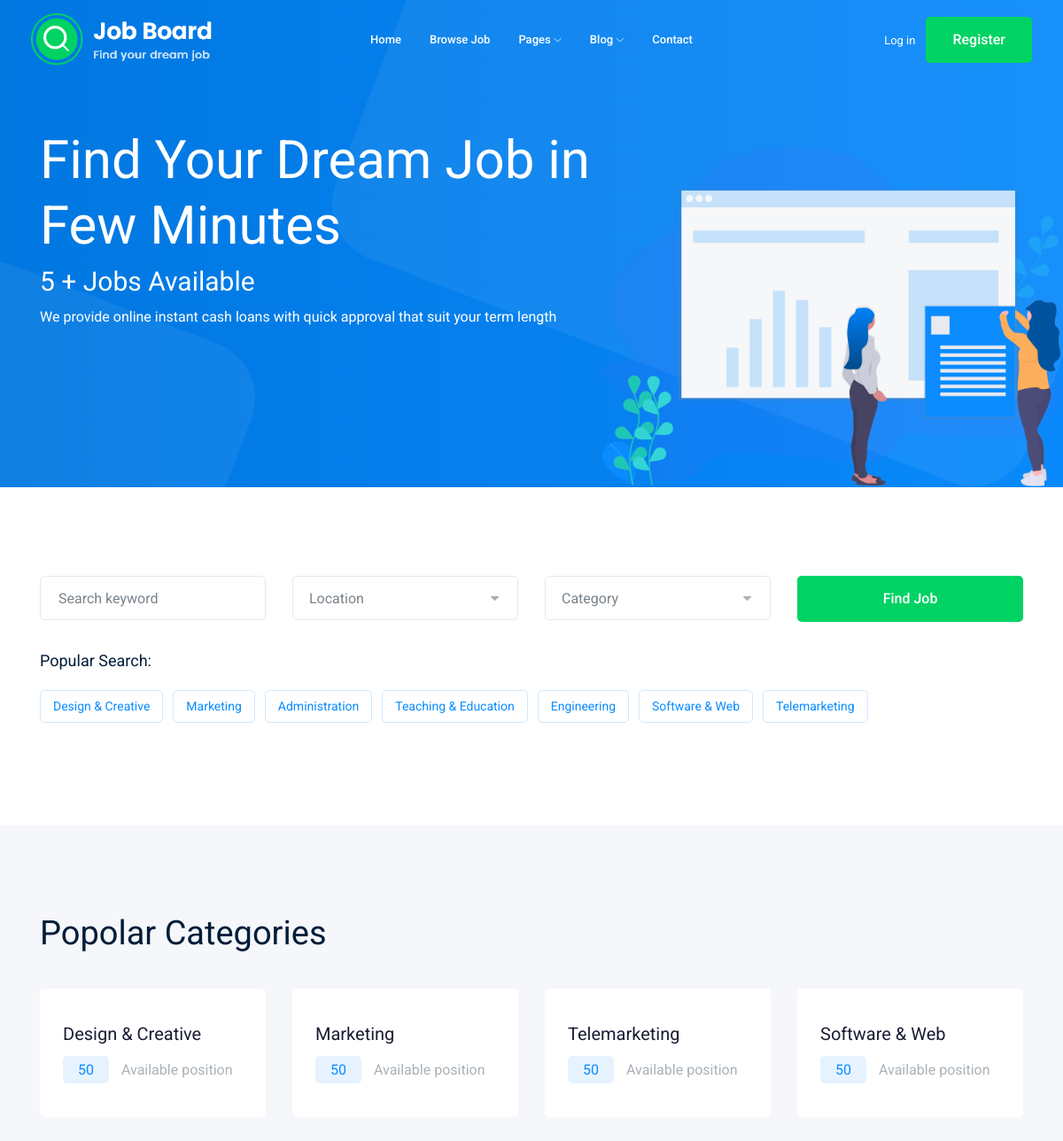
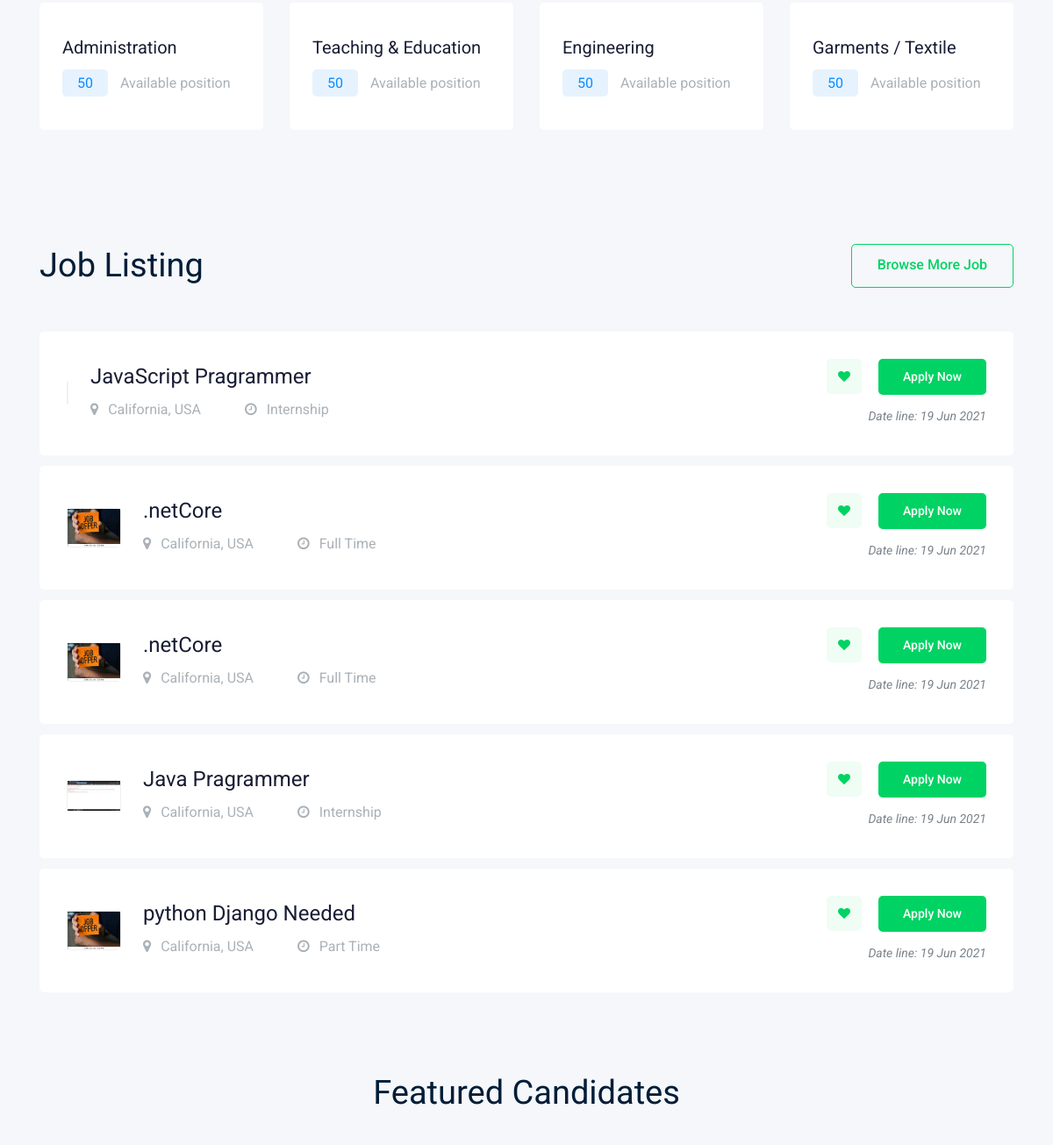
The app's page / (upper part), older data (2 pictures, top to bottom).
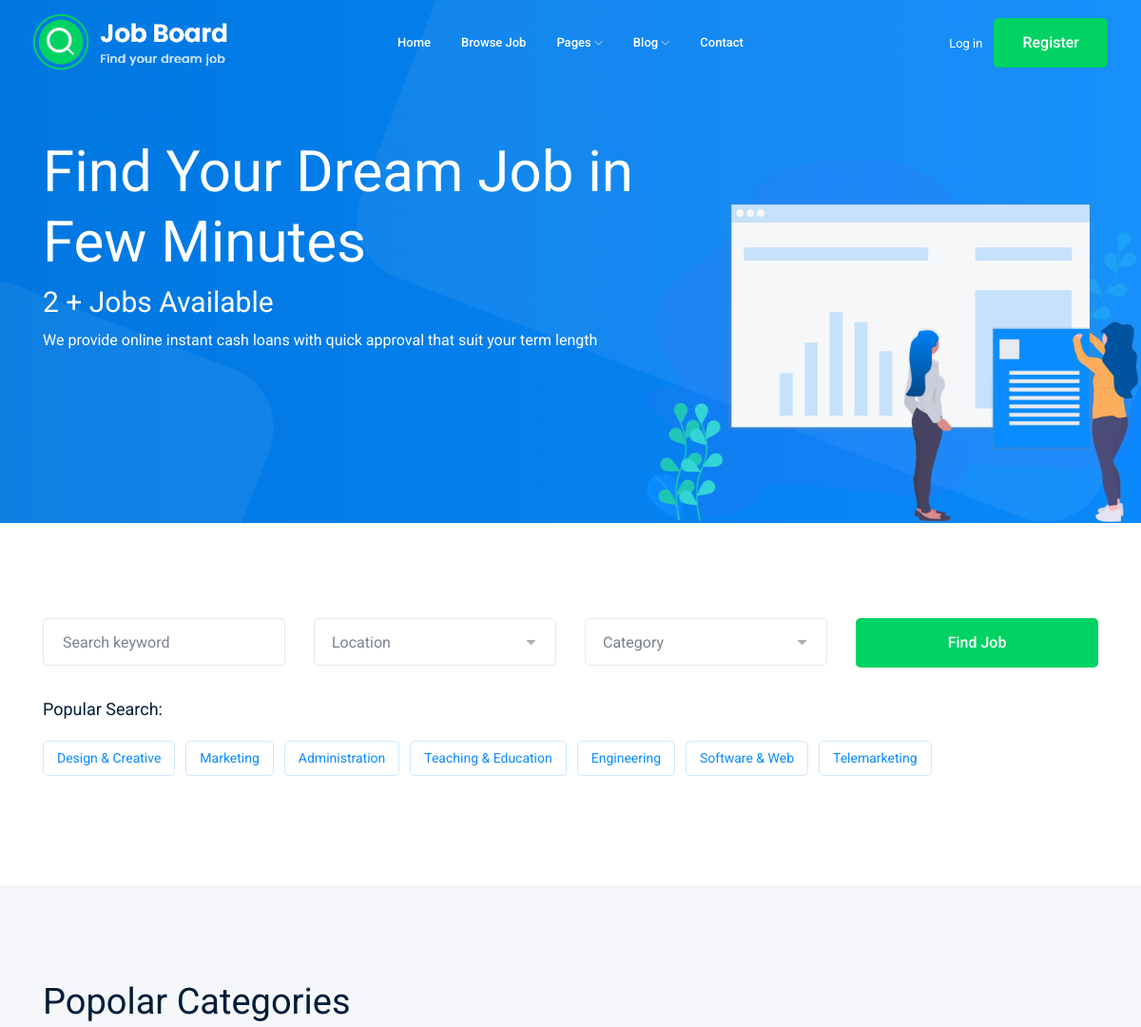
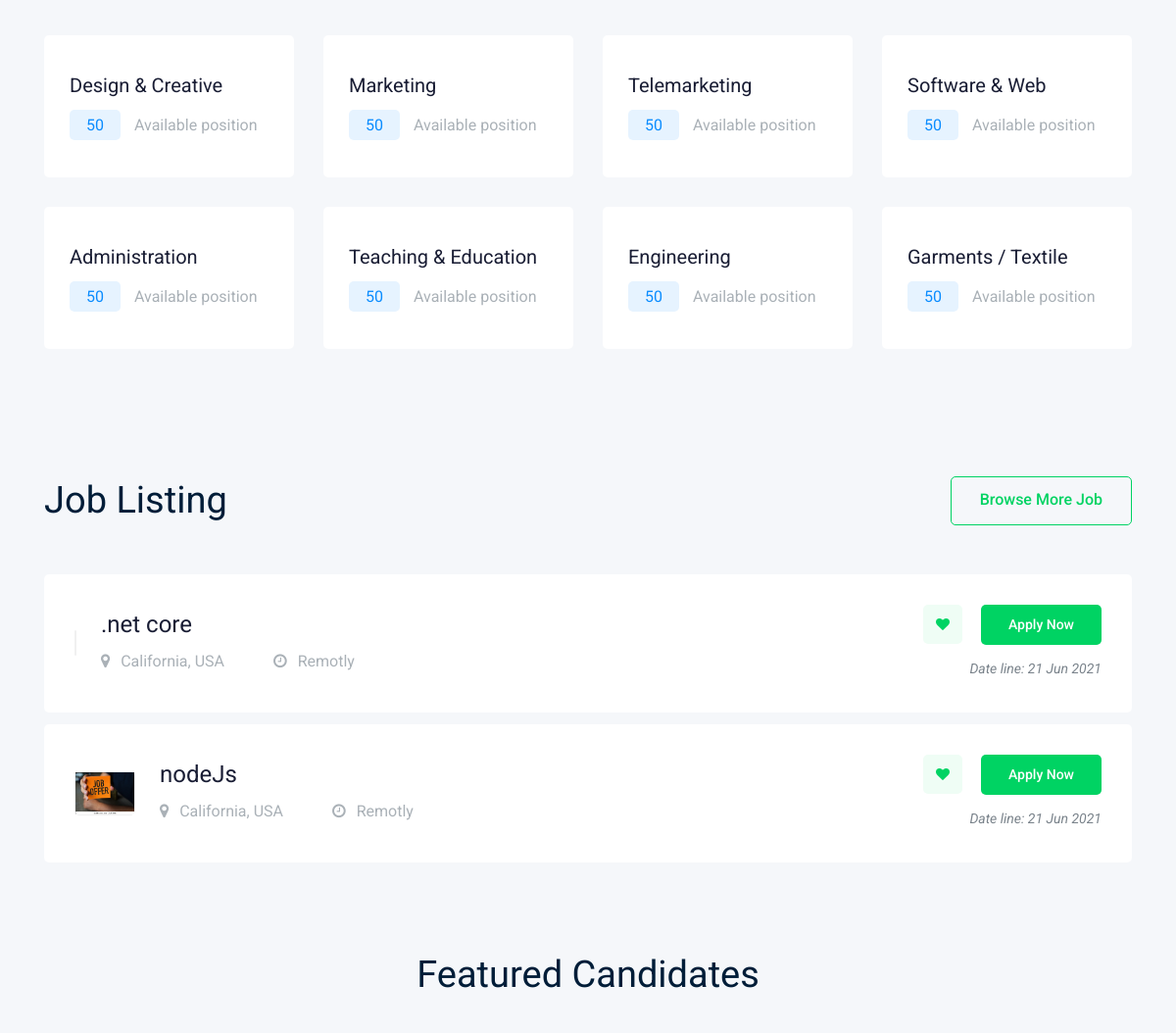
The same page, newer data (2 pictures, top to bottom).
### job/models.py (models this page shows, shortened)
class Job(models.Model):
	employer = models.ForeignKey(User,  on_delete=models.CASCADE)
	title = models.CharField(max_length=50)
	job_type = models.CharField(max_length=50,choices = jobType)
	Description = models.TextField(max_length = 1000)
	publishedAt = models.DateTimeField(auto_now=True)
	Vacancy = models.IntegerField(default=1)
	salary = models.IntegerField(default=0)
	exp = models.IntegerField(default=1)
	cat = models.ForeignKey(Category,verbose_name = "Category Name", on_delete=models.CASCADE)
	image = models.ImageField(upload_to="media/jobs/", default='media/default/job-offer-on-orange-note-260nw-752376046.jpg')
	slug = models.SlugField(blank=True,null=True)

### home/views.py (the view)
# urls.py: path("",views.home,name="blog")
def home(request):
        jobs = Job.objects.all()
        jobs = jobs[:10]
        return render(request,'home/index.html', {'jobs':jobs})

### home/templates/home/index.html (shortened to what this page needs)
{% extends 'base.html' %}
{% load static%}
{% load bootstrap4 %}
{% block headerIndex %}
    <div class="slider_area">
        <div class="single_slider  d-flex align-items-center slider_bg_1">
            <div class="container">
                <div class="row align-items-center">
                    <div class="col-lg-7 col-md-6">
                        <div class="slider_text">
                            <h3 class="wow fadeInLeft" data-wow-duration="1s" data-wow-delay=".3s">Find Your Dream Job in Few Minutes</h3>
                            <h5 class="wow fadeInLeft" data-wow-duration="1s" data-wow-delay=".2s">{{jobs|length}} + Jobs Available</h5>
                            <p class="wow fadeInLeft" data-wow-duration="1s" data-wow-delay=".4s">We provide online instant cash loans with quick approval that suit your term length</p>
                        </div>
                    </div>
                </div>
            </div>
        </div>
        <div class="ilstration_img wow fadeInRight d-none d-lg-block text-right" data-wow-duration="1s" data-wow-delay=".2s">
            <img src="img/banner/illustration.png" alt="">
        </div>
    </div>
{% endblock headerIndex %}
{% block body %}
    <div class="catagory_area">
        <div class="container">
            <div class="row cat_search">
                <div class="col-lg-3 col-md-4">
                    <div class="single_input">
                        <input type="text" placeholder="Search keyword">
                    </div>
                </div>
                <div class="col-lg-3 col-md-4">
                </div>
                <div class="col-lg-3 col-md-4">
                </div>
                <div class="col-lg-3 col-md-12">
                    <div class="job_btn">
                        <a href="#" class="boxed-btn3">Find Job</a>
                    </div>
                </div>
            </div>
            <div class="row">
                <div class="col-lg-12">
                    <div class="popular_search d-flex align-items-center">
                        <span>Popular Search:</span>
                        <ul>
                            <li><a href="#">Design & Creative</a></li>
                            <li><a href="#">Marketing</a></li>
                            <li><a href="#">Administration</a></li>
                            <li><a href="#">Teaching & Education</a></li>
                            <li><a href="#">Engineering</a></li>
                            <li><a href="#">Software & Web</a></li>
                            <li><a href="#">Telemarketing</a></li>
                        </ul>
                    </div>
                </div>
            </div>
        </div>
    </div>
    <div class="popular_catagory_area">
        <div class="container">
            <div class="row">
                <div class="col-lg-12">
                    <div class="section_title mb-40">
                        <h3>Popolar Categories</h3>
                    </div>
                </div>
            </div>
            <div class="row">
                <div class="col-lg-4 col-xl-3 col-md-6">
                    <div class="single_catagory">
                        <a href="jobs.html"><h4>Design & Creative</h4></a>
                        <p> <span>50</span> Available position</p>
                    </div>
                </div>
                <div class="col-lg-4 col-xl-3 col-md-6">
                    <div class="single_catagory">
                        <a href="jobs.html"><h4>Marketing</h4></a>
                        <p> <span>50</span> Available position</p>
                    </div>
                </div>
                <div class="col-lg-4 col-xl-3 col-md-6">
                    <div class="single_catagory">
                        <a href="jobs.html"><h4>Telemarketing</h4></a>
                        <p> <span>50</span> Available position</p>
                    </div>
                </div>
                <div class="col-lg-4 col-xl-3 col-md-6">
                    <div class="single_catagory">
                        <a href="jobs.html"><h4>Software & Web</h4></a>
                        <p> <span>50</span> Available position</p>
                    </div>
                </div>
                <div class="col-lg-4 col-xl-3 col-md-6">
                    <div class="single_catagory">
                        <a href="jobs.html"><h4>Administration</h4></a>
                        <p> <span>50</span> Available position</p>
                    </div>
                </div>
                <div class="col-lg-4 col-xl-3 col-md-6">
                    <div class="single_catagory">
                        <a href="jobs.html"><h4>Teaching & Education</h4></a>
                        <p> <span>50</span> Available position</p>
                    </div>
                </div>
                <div class="col-lg-4 col-xl-3 col-md-6">
                    <div class="single_catagory">
                        <a href="jobs.html"><h4>Engineering</h4></a>
                        <p> <span>50</span> Available position</p>
                    </div>
                </div>
                <div class="col-lg-4 col-xl-3 col-md-6">
                    <div class="single_catagory">
                        <a href="jobs.html"><h4>Garments / Textile</h4></a>
                        <p> <span>50</span> Available position</p>
                    </div>
                </div>
            </div>
        </div>
    </div>
    <div class="job_listing_area">
        <div class="container">
            <div class="row align-items-center">
                <div class="col-lg-6">
                    <div class="section_title">
                        <h3>Job Listing</h3>
                    </div>
                </div>
                <div class="col-lg-6">
                    <div class="brouse_job text-right">
                        <a href="jobs.html" class="boxed-btn4">Browse More Job</a>
                    </div>
                </div>
            </div>
            <div class="job_lists">
                <div class="row">
			{% for job in jobs %}
			<div class="col-lg-12 col-md-12">
			    <div class="single_jobs white-bg d-flex justify-content-between">
				<div class="jobs_left d-flex align-items-center">
				    <div class="thumb">
					<img src="{{job.image.url}}" width="60px" alt="">
				    </div>
				    <div class="jobs_conetent">
					<a href="{% url 'jobs:jobDetail' job.slug %}"><h4>{{job.title}}</h4></a>
					<div class="links_locat d-flex align-items-center">
					    <div class="location">
						<p> <i class="fa fa-map-marker"></i> California, USA</p>
					    </div>
					    <div class="location">
						<p> <i class="fa fa-clock-o"></i> {{job.job_type}}</p>
					    </div>
					</div>
				    </div>
				</div>
				<div class="jobs_right">
				    <div class="apply_now">
					<a class="heart_mark" href="#"> <i class="fa fa-heart"></i> </a>
					<a href="{% url 'jobs:jobDetail' job.slug %}" class="boxed-btn3">Apply Now</a>
				    </div>
				    <div class="date">
					<p>Date line: {{job.publishedAt |date:'d M o'}}</p>
				    </div>
				</div>
			    </div>
			</div>
			{% endfor %}
                </div>
            </div>
        </div>
    </div>
    <div class="featured_candidates_area">
        <div class="container">
            <div class="row">
                <div class="col-lg-12">
                    <div class="section_title text-center mb-40">
                        <h3>Featured Candidates</h3>
                    </div>
                </div>
            </div>
        </div>
    </div>
{% endblock body %}

### templates/base.html (shortened to what this page needs)
{% load static%}
<!doctype html>
<html class="no-js" lang="zxx">
<head>
    <link rel="stylesheet" href="{% static 'css/bootstrap.min.css' %}">
    <link rel="stylesheet" href="{% static 'css/owl.carousel.min.css' %}">
    <link rel="stylesheet" href="{% static 'css/magnific-popup.css">
    <link rel="stylesheet" href="{% static 'css/font-awesome.min.css' %}">
    <link rel="stylesheet" href="{% static 'css/themify-icons.css' %}">
    <link rel="stylesheet" href="{% static 'css/nice-select.css' %}">
    <link rel="stylesheet" href="{% static 'css/flaticon.css' %}">
    <link rel="stylesheet" href="{% static 'css/jquery-ui.css' %}">
    <link rel="stylesheet" href="{% static 'css/gijgo.css' %}">
    <link rel="stylesheet" href="{% static 'css/animate.min.css' %}">
    <link rel="stylesheet" href="{% static 'css/slicknav.css' %}">
    <link rel="stylesheet" href="{% static 'css/style.css'%}">
</head>
<body>
    <header>
        <div class="header-area ">
            <div id="sticky-header" class="main-header-area">
                <div class="container-fluid ">
                    <div class="header_bottom_border">
                        <div class="row align-items-center">
                            <div class="col-xl-3 col-lg-2">
                                <div class="logo">
                                    <a href="{% url 'home:index' %}">
                                        <img src="{% static 'img/logo.png' %}" alt="">
                                    </a>
                                </div>
                            </div>
                            <div class="col-xl-6 col-lg-7">
                                <div class="main-menu  d-none d-lg-block">
                                    <nav>
                                        <ul id="navigation">
                                            <li><a href="{% url 'home:index' %}">home</a></li>
                                            <li><a href="{% url 'jobs:jobList' %}">Browse Job</a></li>
                                            <li><a href="#">pages <i class="ti-angle-down"></i></a>
                                            </li>
                                            <li><a href="#">blog <i class="ti-angle-down"></i></a>
                                            </li>
                                            <li><a href="contact.html">Contact</a></li>
                                        </ul>
                                    </nav>
                                </div>
                            </div>
                            <div class="col-xl-3 col-lg-3 d-none d-lg-block">
                                {% if user.is_authenticated %}
                                   <div class="Appointment">
                                    <div class="dropdown mr-5">
                                        <button class="btn btn-outline-success text-light dropdown-toggle"  type="button" id="dropdownMenuButton" data-toggle="dropdown" aria-haspopup="true" aria-expanded="false">
                                            <img src="{{request.user.image.url}}" alt="">
                                            {{request.session.username}}
                                        </button>
                                        <div class="dropdown-menu bg-dark" aria-labelledby="dropdownMenuButton">
                                          <a class="dropdown-item" href="{% url 'home:user_profile' request.session.username %}">Profile</a>
                                          <a class="dropdown-item" href="#">Another action</a>
                                          <div class="dropdown-divider"></div>
                                          <a class="dropdown-item b-danger" href="{% url 'accounts:logout' %}">Logout</a>
                                        </div>
                                      </div>
                                    <div class="d-none d-lg-block">
                                        <a class="btn btn-success text-light" href="{% url 'jobs:addJob' %}">Post Job</a>
                                    </div>
                                    </div>
                                {% else %}
                                    <div class="Appointment">
                                    <div class="phone_num d-none d-xl-block">
                                        <a href="{% url 'accounts:login' %}">Log in</a>
                                    </div>
                                    <div class="d-none d-lg-block">
                                        <a class="boxed-btn3" href="{% url 'accounts:register' %}">Register</a>
                                    </div>
                                </div>
                                {% endif %}
                            </div>
                            <div class="col-12">
                            </div>
                        </div>
                    </div>
                </div>
            </div>
        </div>
    </header>
    {% block headerIndex %}
    {% endblock headerIndex %}
    	{% block body %}
	{% endblock body %}
</body>
</html>

### templates/base.html (style rules this page uses)
.thumb { background-image: initial; background-color: rgb(28, 31, 32); border-color: rgb(52, 57, 59); padding: 0px !important; width: fit-content !important; height: fit-content !important; }
.thumb img { width:60px; }

Row changes from the older to the newer data that the page shows:
removed Job: title "JavaScript Pragrammer", job_type "Internship", publishedAt "19 Jun 2021"
removed Job: image (picture), title ".netCore", job_type "Full Time", publishedAt "19 Jun 2021"
removed Job: image (picture), title "Java Pragrammer", job_type "Internship", publishedAt "19 Jun 2021"
removed Job: image (picture), title "python Django Needed", job_type "Part Time", publishedAt "19 Jun 2021"
added Job: title ".net core", job_type "Remotly", publishedAt "21 Jun 2021"
changed Job: title ".netCore" → "nodeJs"; job_type "Full Time" → "Remotly"; publishedAt "19 Jun 2021" → "21 Jun 2021"
Text that changed along with them:
{{ jobs|length }}: "5" → "2"
